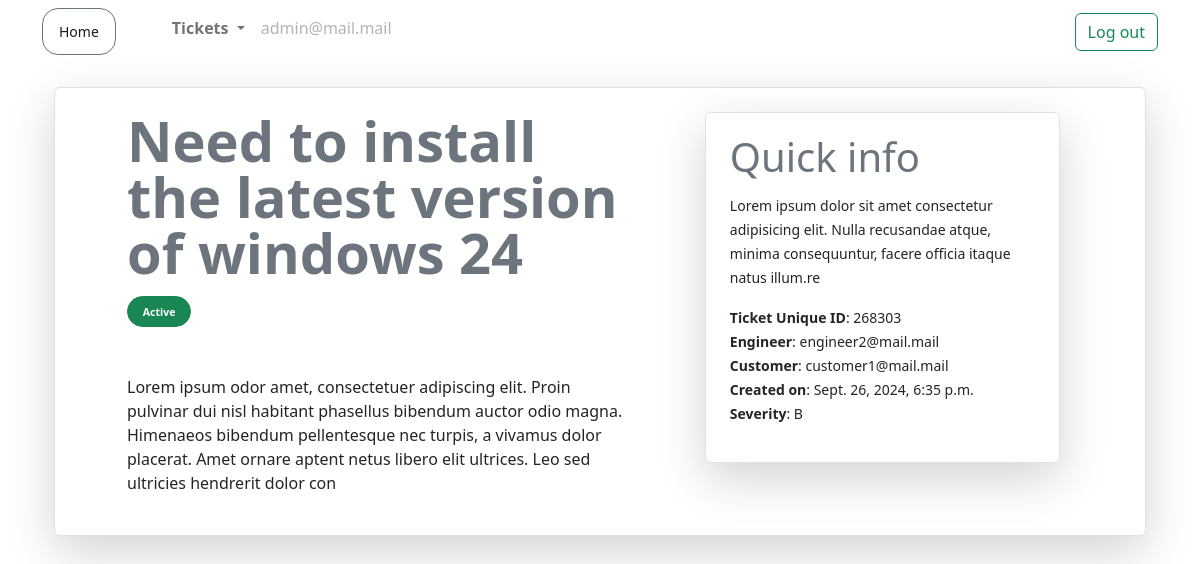
The page /ticket/ticket-details/268303/ (signed in) on the database its author committed.
### accounts/models.py (models this page shows)
class User(AbstractUser):
    is_customer = models.BooleanField(default=False)
    is_engineer = models.BooleanField(default=False)
    email = models.EmailField(unique=True)
    def __str__(self):
        return self.username

### ticket/models.py (models this page shows)
class Ticket(models.Model):
    customer = models.ForeignKey(User, on_delete=models.CASCADE)
    engineer = models.ForeignKey(User, on_delete=models.DO_NOTHING, null=True, blank=True, related_name='engineer')
    ticket_id = models.CharField(max_length=15, unique=True)
    ticket_title = models.CharField(max_length=50)
    ticket_description = models.TextField()
    status = models.CharField(max_length=20, choices=(('Active', 'Active'),('Pending', 'Pending'), ('Resolved','Resolved')))
    created_on = models.DateTimeField(auto_now_add=True)
    last_modified = models.DateTimeField(auto_now=True)
    is_resolved = models.BooleanField(default=False)
    severity = models.CharField(max_length=5, choices=(('A', 'A'), ('B', 'B')), default='B')
    is_assigned_to_engineer = models.BooleanField(default=False)
    resolution = models.TextField(null=True, blank=True)

### ticket/views.py (the view)
# urls.py: path('ticket-details/<str:ticket_id>/', views.ticket_details, name='ticket-details'),
@login_required
def ticket_details(request, ticket_id):
    ticket =  Ticket.objects.get(ticket_id=ticket_id)
    context = {'ticket': ticket}
    return render(request, 'ticket/ticket_details.html', context)

### templates/ticket/ticket_details.html (shortened to what this page needs)
{% extends 'base.html'%} {% block content%}
<div class="container">
    <div class="border p-4 bg-light shadow-lg mb-5 bg-white rounded">
        <div class="row">
            <div class="col-md-7">
                <div class="px-5">
                    <h3 class="display-4 fw-bold lh-1 mb-3 text-secondary">
                        {{ ticket.ticket_title}}
                    </h3>
                    {% if ticket.status %} {% if ticket.status == 'Pending' %}
                    <button
                        type="button"
                        class="btn btn-sm btn-warning rounded-4"
                    >
                        <span class="badge badge-light">Pending</span>
                    </button>
                    {% elif ticket.status == 'Active' %}
                    <button
                        type="button"
                        class="btn btn-sm btn-success rounded-4"
                    >
                        <span class="badge badge-light">Active</span>
                    </button>
                    {% endif %} {% endif %}
                    <br />
                    <br />
                    <br />
                    <p>{{ticket.ticket_description}}</p>
                </div>
            </div>
            <div
                class="col-md-4 border mx-3 shadow-lg p-4 mb-5 bg-white rounded"
            >
                <h4 class="display-6 lh-1 mb-3 text-secondary">Quick info</h4>
                <p>
                    <small>
                        Lorem ipsum dolor sit amet consectetur adipisicing elit.
                        Nulla recusandae atque, minima consequuntur, facere
                        officia itaque natus illum.re
                    </small>
                </p>
                <div>
                    <small>
                        <b>Ticket Unique ID</b>: {{ticket.ticket_id}}
                    </small>
                    <br />
                    <small> <b>Engineer</b>: {{ticket.engineer}} </small>
                    <br />
                    <small> <b>Customer</b>: {{ticket.customer}} </small>
                    <br />
                    <small> <b>Created on</b>: {{ticket.created_on}} </small>
                    <br />
                    <small> <b>Severity</b>: {{ticket.severity}} </small>
                    <br />
                </div>
            </div>
        </div>
    </div>
 {%endblock content%}

### templates/base.html (shortened to what this page needs)
<!DOCTYPE html>
<html lang="en">
    <head>
        <link
            href="https://cdn.jsdelivr.net/npm/bootstrap@5.2.3/dist/css/bootstrap.min.css"
            rel="stylesheet"
        />
    </head>
    <body>
        <nav class="navbar navbar-expand-lg bg-body-tertiary">
            <div class="container mb-2">
                <div class="collapse navbar-collapse" id="navbarScroll">
                    <ul
                        class="navbar-nav me-auto my-2 my-lg-0 navbar-nav-scroll"
                        style="--bs-scroll-height: 100px"
                    >
                        <li class="nav-item">
                            <button
                                class="btn btn-sm btn-outline-secondary rounded-4"
                            >
                                <a
                                    class="nav-link active"
                                    aria-current="page"
                                    href="{% url 'dashboard' %}"
                                    >Home</a
                                >
                            </button>
                        </li>
                        {%if request.user.is_authenticated %}
                        <li class="nav-item dropdown ps-5">
                            <a
                                class="nav-link dropdown-toggle"
                                href="#"
                                role="button"
                                data-bs-toggle="dropdown"
                                aria-expanded="false"
                            >
                                <b>Tickets</b>
                            </a>
                        </li>
                        {% endif%}
                        <li class="nav-item">
                            <a class="nav-link disabled" aria-disabled="true"
                                >{{request.user.email}}</a
                            >
                        </li>
                    </ul>
                    <form class="d-flex" role="search">
                        <a
                            href="{% url 'logout' %}"
                            class="btn btn-outline-success"
                            role="button"
                            >Log out</a
                        >
                    </form>
                </div>
            </div>
        </nav>
        <div class="container mt-3">
            <div>{% block content %} {% endblock content%}</div>
        </div>
    </body>
</html>

### rows shown on the page
User: user.email "admin@mail.mail"
Ticket: ticket_title "Need to install the latest version of windows 24", ticket_description "Lorem ipsum odor amet, consectetuer adipiscing elit. Proin pulvinar dui nisl habitant phasellus bibendum auctor odio magna. Himenaeos bibendum pellentesque nec turpis, a vivamus dolor placerat. Amet ornare aptent netus libero elit ultrices. Leo sed ultricies hendrerit dolor con", ticket_id "268303", engineer "engineer2@mail.mail", customer "customer1@mail.mail", created_on "Sept. 26, 2024, 6:35 p.m.", severity "B"
